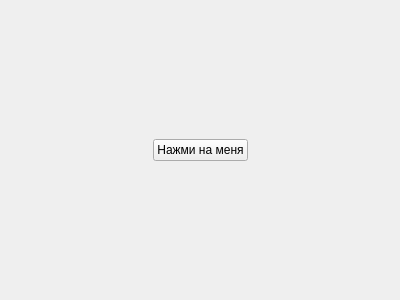
<?xml version="1.0" encoding="UTF-8"?>
<ui version="4.0">
 <class>Form</class>
 <widget class="QWidget" name="Form">
  <property name="geometry">
   <rect>
    <x>0</x>
    <y>0</y>
    <width>400</width>
    <height>300</height>
   </rect>
  </property>
  <property name="windowTitle">
   <string>Form</string>
  </property>
  <layout class="QGridLayout" name="gridLayout">
   <item row="0" column="0">
    <spacer name="horizontalSpacer">
     <property name="orientation">
      <enum>Qt::Horizontal</enum>
     </property>
     <property name="sizeHint" stdset="0">
      <size>
       <width>40</width>
       <height>20</height>
      </size>
     </property>
    </spacer>
   </item>
   <item row="0" column="1">
    <widget class="QPushButton" name="btn">
     <property name="text">
      <string>Нажми на меня</string>
     </property>
    </widget>
   </item>
   <item row="0" column="2">
    <spacer name="horizontalSpacer_2">
     <property name="orientation">
      <enum>Qt::Horizontal</enum>
     </property>
     <property name="sizeHint" stdset="0">
      <size>
       <width>40</width>
       <height>20</height>
      </size>
     </property>
    </spacer>
   </item>
  </layout>
 </widget>
 <resources/>
 <connections/>
</ui>
